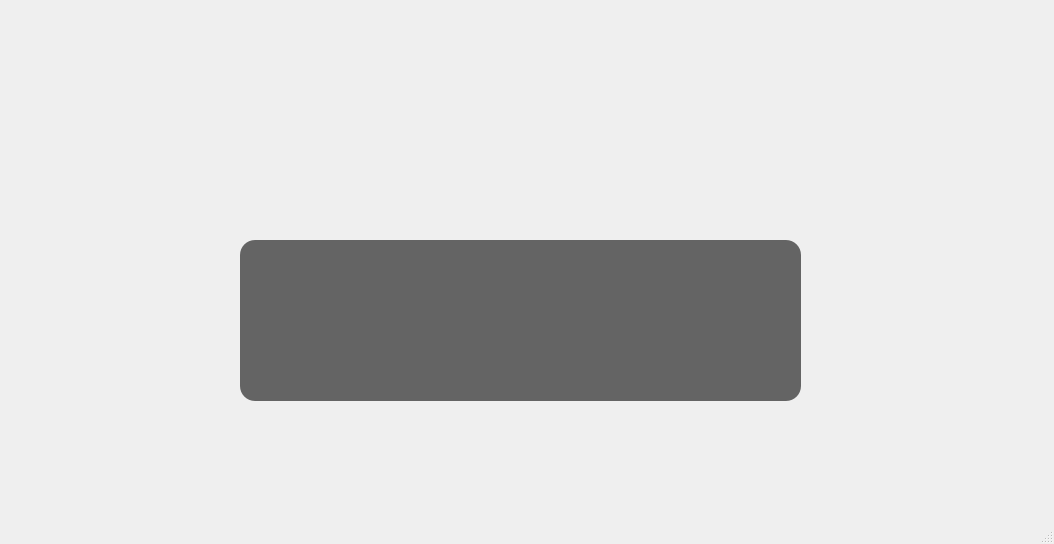
<?xml version="1.0" encoding="UTF-8"?>
<ui version="4.0">
 <class>MainWindow</class>
 <widget class="QMainWindow" name="MainWindow">
  <property name="geometry">
   <rect>
    <x>0</x>
    <y>0</y>
    <width>1054</width>
    <height>544</height>
   </rect>
  </property>
  <property name="windowTitle">
   <string>MainWindow</string>
  </property>
  <property name="styleSheet">
   <string notr="true">*{
	font-family: century gothic;
	font-size: 22px;
	color: white;
}
QFrame
{
	background:rgba(3,3,3,150);
	border-radius:15px;
}

QLineEdit
{
background:transparent;
border:none;
color:white;
border-bottom: 1px solid white;
}

QLabel
{
background:rgba(3,3,3,0)
}</string>
  </property>
  <widget class="QWidget" name="centralwidget">
   <widget class="QFrame" name="frame">
    <property name="geometry">
     <rect>
      <x>240</x>
      <y>240</y>
      <width>561</width>
      <height>161</height>
     </rect>
    </property>
    <property name="frameShape">
     <enum>QFrame::StyledPanel</enum>
    </property>
    <property name="frameShadow">
     <enum>QFrame::Raised</enum>
    </property>
    <widget class="QLabel" name="leaguePhoto">
     <property name="geometry">
      <rect>
       <x>400</x>
       <y>20</y>
       <width>128</width>
       <height>128</height>
      </rect>
     </property>
     <property name="text">
      <string/>
     </property>
     <property name="scaledContents">
      <bool>true</bool>
     </property>
    </widget>
    <widget class="QLabel" name="leagueText">
     <property name="geometry">
      <rect>
       <x>20</x>
       <y>20</y>
       <width>281</width>
       <height>121</height>
      </rect>
     </property>
     <property name="text">
      <string/>
     </property>
     <property name="alignment">
      <set>Qt::AlignLeading|Qt::AlignLeft|Qt::AlignVCenter</set>
     </property>
    </widget>
    <widget class="QLabel" name="placementText">
     <property name="geometry">
      <rect>
       <x>130</x>
       <y>10</y>
       <width>201</width>
       <height>131</height>
      </rect>
     </property>
     <property name="text">
      <string/>
     </property>
     <property name="alignment">
      <set>Qt::AlignRight|Qt::AlignTrailing|Qt::AlignVCenter</set>
     </property>
    </widget>
   </widget>
  </widget>
  <widget class="QStatusBar" name="statusbar"/>
 </widget>
 <resources/>
 <connections/>
</ui>
